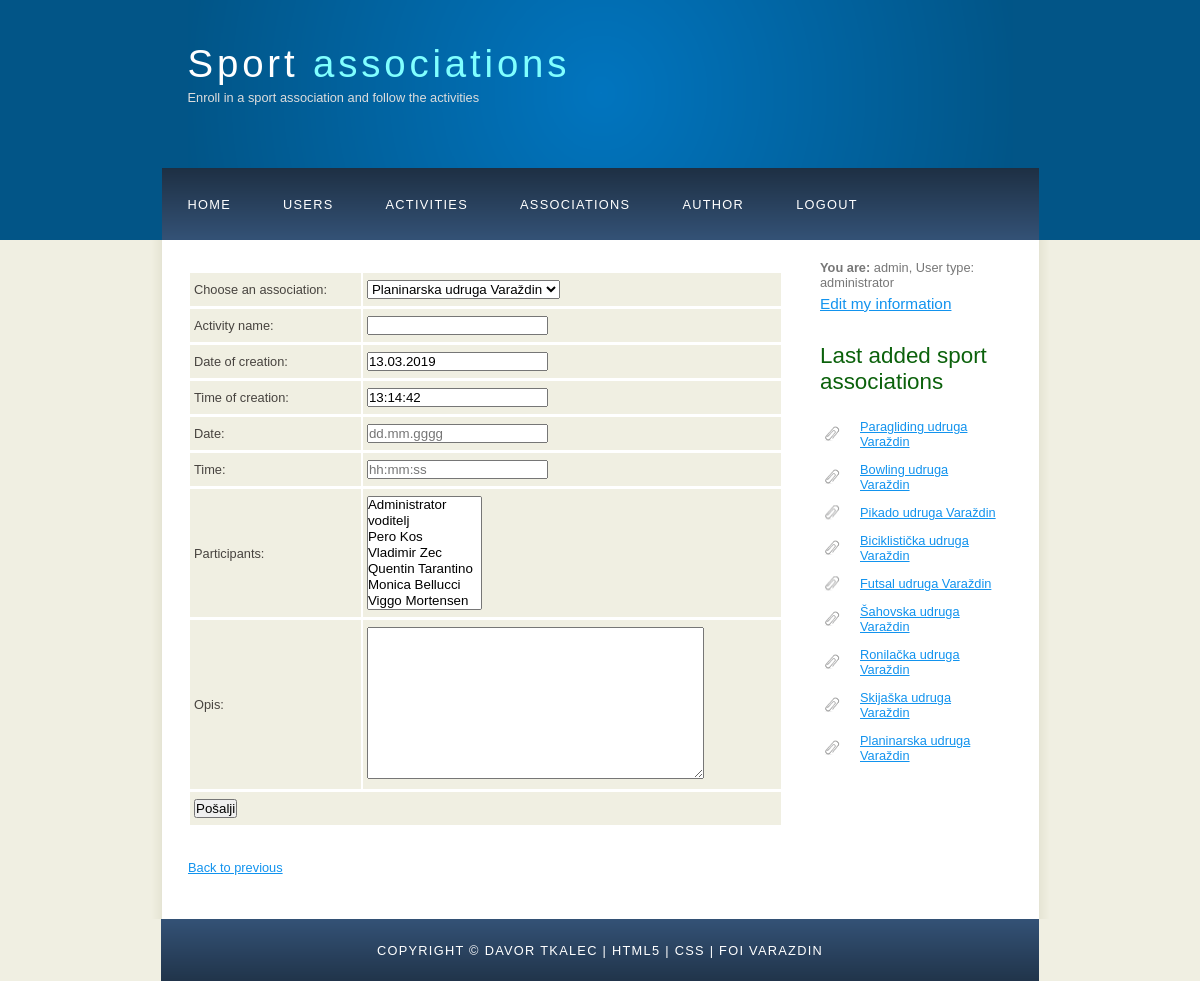
/aktivnost.php?dodaj=1 (signed in), run on the app's committed database.
### tables this page shows
CREATE TABLE IF NOT EXISTS `udruga` (
  `udruga_id` INT(10) NOT NULL AUTO_INCREMENT,
  `moderator_id` INT(10) NOT NULL,
  `naziv` VARCHAR(50) NOT NULL,
  `opis` TEXT NOT NULL,
  PRIMARY KEY (`udruga_id`),
  INDEX `fk_udruga_korisnik1_idx` (`moderator_id` ASC),
  CONSTRAINT `fk_udruga_korisnik1`
    FOREIGN KEY (`moderator_id`)
    REFERENCES `korisnik` (`korisnik_id`)
    ON DELETE NO ACTION
    ON UPDATE NO ACTION);

### dbconn.php (called while the page is built, shortened)
<?php
function SpojiNaBazu($sql) {
	$BP_server = 'localhost';
	$BP_bazaPodataka = 'iwa_2015_vz_projekt';
	$BP_korisnik = 'iwa_2015';
	$BP_lozinka = 'foi2015';
	$dbc = mysqli_connect($BP_server, $BP_korisnik, $BP_lozinka,$BP_bazaPodataka);
	mysqli_set_charset($dbc,"utf8");
	$rs = mysqli_query($dbc,$sql);
	return $rs;
}
?>

### aktivnost.php (the view, shortened to what this page needs)
<?php
include("header.php");
?>
      <div id="content">
        <?php
if(isset($_GET['dodaj']) || isset($_GET['azuriraj'])){
	if(isset($_GET['azuriraj'])){
		$idakt = $_GET['azuriraj'];
		$aktivnost = "select * from aktivnost where aktivnost_id = ".$idakt;
		$conn = SpojiNaBazu($aktivnost);
		list($aktid,$udrid,$datumkr,$vrijemekr, $datumodrz, $vrijemeodrz, $naziv,$opis)=mysqli_fetch_array($conn);
	}
	else
	{
		$aktid=0;
		$udrid="";
		$naziv="";
		$datumkr = "";
		$vrijemekr = "";
		$datumodrz = "";
		$vrijemeodrz = "";
		$opis = "";
	}
	?>
		<form method="post" id="akivnost" action="aktivnost.php" onsubmit="return CheckValidationInputs('aktivnost')">
			<table>
				<tr>
					<td><label for="udruga">Choose an association:</label></td>
					<td>
					<select name="udruga" id="udruga">
					<?php
					$udruge = "select udruga_id, naziv from udruga";
					$conn = SpojiNaBazu($udruge);
					while(list($id,$nazivudr)=mysqli_fetch_array($conn)){
						echo "<option value='$id'";
						if($id==$udrid){
							echo " selected";
						}
						echo ">$nazivudr</option>";
					}
					?>
					</select>
					</td>
				</tr>
				<tr >
					<td><label for="naziv">Activity name:</label></td>
					<td><input type="text" name="naziv" id="naziv" value="<?php echo $naziv; ?>"/></td>
				</tr>
				<tr >
					<td><label for="datumkr">Date of creation:</label></td>
					<?php
					if($aktid==0){
						$datumkr = date("d.m.Y");
						$vrijemekr = date("H:i:s");
						$readonly = "";
					}
					else
					{
						$readonly = "readonly='readonly'";
					}
					?>
					<td><input type="text" name="dat_kreiranja" id="dat_kreiranja"  value="<?php echo $datumkr; ?>" <?php echo $readonly; ?>/></td>
				</tr>
				<tr >
					<td><label for="vrijemekr">Time of creation:</label></td>
					<td><input type="text" name="vrijeme_kreiranja" id="vrijeme_kreiranja"  value="<?php echo $vrijemekr; ?>" <?php echo $readonly; ?> /></td>
				</tr>
				<tr >
					<td><label for="datumodrz">Date:</label></td>
					<td><input type="text" name="dat_odrzavanja" id="dat_odrzavanja" value="<?php echo $datumodrz; ?>" placeholder="dd.mm.gggg"/></td>
				</tr>
				<tr >
					<td><label for="vrijemeodrz">Time:</label></td>
					<td><input type="text" name="vrijeme_odrzavanja" id="vrijeme_odrzavanja" value="<?php echo $vrijemeodrz; ?>" placeholder="hh:mm:ss"/></td>
				</tr>
				<tr >
					<td><label for="sudionici">Participants:</label></td>
					<td>
					 <select name="sudionici[]" id="sudionici" multiple="multiple" size="7" onchange="Odabranih()">
					<?php
					$sudionici = "select korisnik_id, concat(ime,' ',prezime) from korisnik";
					$conn = SpojiNaBazu($sudionici);
					while(list($id,$nazivkor)=mysqli_fetch_array($conn)){
						$sudionici = PostojeciSudionici($aktid);
						echo "<option value='$id'";
						if(in_array($id,$sudionici)){
							echo " selected";
						}
						echo ">$nazivkor</option>";
					}
					?>
					</select><br><label for="odabranih" id="odabranih"></label>
					</td>
				</tr>
				<tr >
					<td><label for="opis">Opis:</label></td>
					<td><textarea name="opis" id="opis" rows="10" cols="40"><?php echo $opis; ?></textarea></td>
				</tr>
				<tr >
					<td colspan="2"><input type="submit" name="FormActivity" value="Pošalji"/></td>
				</tr>
			</table>
		</form>
<?php
}
function PostojeciSudionici($idakt){
		$upit = "select * from sudionik where aktivnost_id = ".$idakt;
		$conn = SpojiNaBazu($upit);
		$sudionici=array();
		return $sudionici;
}
include("povratak.php");
?>
    </div>
    </div>
<?php
include("footer.php");
?>

### desniprikaz.php
<?php
$upit = "select udruga_id, naziv from udruga order by udruga_id desc";
$conn = SpojiNaBazu($upit);
echo "<h3>Last added sport associations</h3>";
echo "<ul>";
while(list($id,$naziv)=mysqli_fetch_array($conn)){
		$detalji = "<a href='udruga.php?detalji=$id'>$naziv</a>";
	echo "<li>$detalji</li>";
}
echo "</ul>";
?>

### style/style.css (style rules this page uses)
html { height: 100%; }
* { margin: 0; padding: 0; }
body { font: normal .80em 'trebuchet ms', arial, sans-serif; background: #F0EFE2; color: #777; }
h1, h2, h3, h4, h5, h6 { font: normal 175% 'century gothic', arial, sans-serif; color: #0B610B; margin: 0 0 15px 0; padding: 15px 0 5px 0; }
a, a:hover { outline: none; text-decoration: underline; color: #1293EE; }
ul { margin: 2px 0 22px 17px; }
ul li { list-style-type: circle; margin: 0 0 6px 0; padding: 0 0 4px 5px; }
.sidebar ul { width: 178px; padding: 4px 0 0 0; margin: 4px 0 30px 0; }
.sidebar li { list-style: none; padding: 0 0 7px 0; }
.sidebar li a, .sidebar li a:hover { padding: 0 0 0 40px; display: block; background: transparent url(link.png) no-repeat left center; }
#content { text-align: left; width: 595px; padding: 0; }
table { width: 100%; margin: 10px 0 30px 0; }
table tr th, table tr td { background: #3B3B3B; color: #FFF; padding: 7px 4px; text-align: left; }
table tr td { background: #F0EFE2; color: #47433F; border-top: 1px solid #FFF; }

### data on the page
udruga: naziv "Paragliding udruga Varaždin"
udruga: naziv "Bowling udruga Varaždin"
udruga: naziv "Pikado udruga Varaždin"
udruga: naziv "Biciklistička udruga Varaždin"
udruga: naziv "Futsal udruga Varaždin"
udruga: naziv "Šahovska udruga Varaždin"
udruga: naziv "Ronilačka udruga Varaždin"
udruga: naziv "Skijaška udruga Varaždin"
udruga: naziv "Planinarska udruga Varaždin"

### other printed values
$_SESSION['aktivni_korisnik'] "admin"
$tip "administrator"
form field udruga "Planinarska udruga Varaždin"
